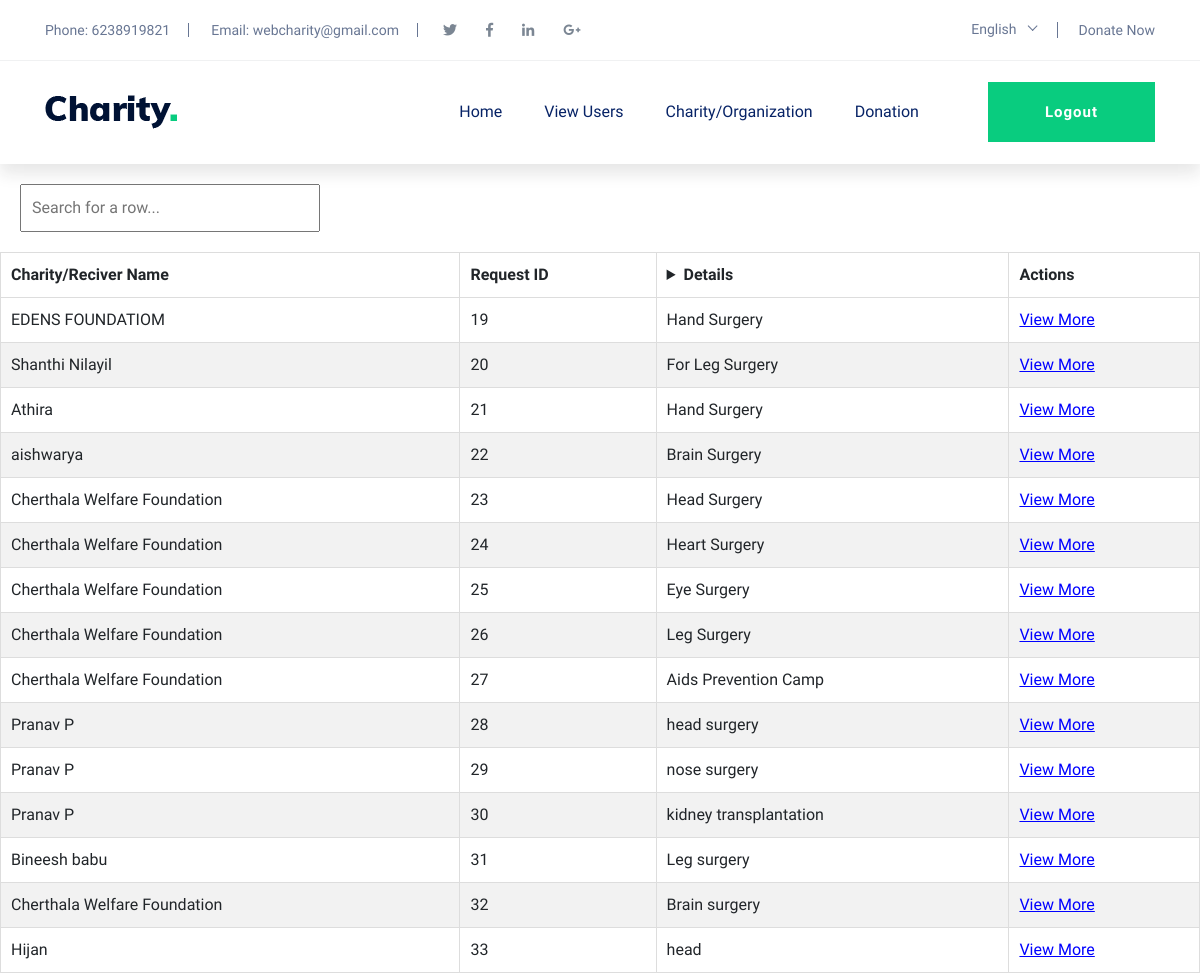
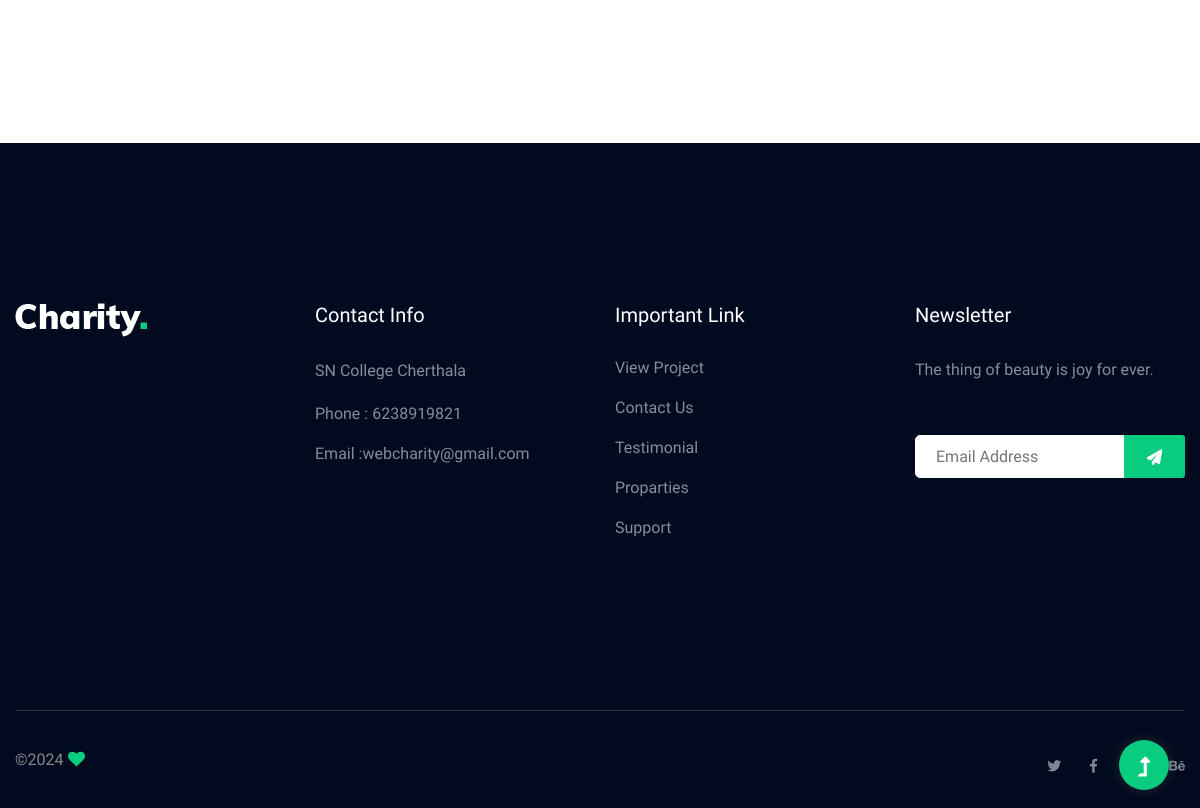
The app's page /DonationStatusAdmin/ with its own data (2 pictures, top to bottom).
### home/models.py (models this page shows)
class CharityRegistrationTBL(models.Model):
    phone=models.CharField(max_length=10,primary_key=True)
    charityName=models.CharField(max_length=40,unique=False)
    email=models.CharField(max_length=30,unique=False)
    RegistrationNumber=models.CharField(max_length=40,unique=False)
    address=models.CharField(max_length=50)

class RequestDetailsTBL(models.Model):
    DetailsId=models.AutoField(primary_key=True)
    CharityRegistrationNumber=models.CharField(max_length=10)
    Amount=models.CharField(max_length=20)
    RequiredDate=models.DateField()
    Details=models.TextField()
    Priority=models.IntegerField(default=1)
    Status=models.IntegerField()

### home/views.py (the view)
# urls.py: path('DonationStatusAdmin/',views.DonationStatusAdmin,name='DonationStatusAdmin'),
@csrf_exempt
def DonationStatusAdmin(request):
    try:
        data={}
        ob= RequestDetailsTBL.objects.filter(Status=1)
        data1={}
        datalist=[]
        for i in ob:
            n=CharityRegistrationTBL.objects.get(phone=i.CharityRegistrationNumber)
            user_data = {
                    "name": n.charityName,
                    "Reg": i.DetailsId,
                    "Details":i.Details
            }
            datalist.append(user_data)
        data["data"] = datalist
        print(data)
        return render(request,'admin/DonationStatusAdmin.html',data)
    except Exception as e:
        data={}
        print(e)
        return render(request,'admin/DonationStatusAdmin.html',data)

### templates/admin/DonationStatusAdmin.html (shortened to what this page needs)
{% load static %}
<!doctype html>
<html class="no-js" lang="zxx">
<head>
	<link rel="stylesheet" href="{% static 'assets/css/bootstrap.min.css' %}">
	<link rel="stylesheet" href="{% static 'assets/css/owl.carousel.min.css' %}">
	<link rel="stylesheet" href="{% static 'assets/css/slicknav.css' %}">
    <link rel="stylesheet" href="{% static 'assets/css/flaticon.css' %}">
    <link rel="stylesheet" href="{% static 'assets/css/progressbar_barfiller.css' %}">
    <link rel="stylesheet" href="{% static 'assets/css/gijgo.css' %}">
    <link rel="stylesheet" href="{% static 'assets/css/animate.min.css' %}">
    <link rel="stylesheet" href="{% static 'assets/css/animated-headline.css' %}">
	<link rel="stylesheet" href="{% static 'assets/css/magnific-popup.css' %}">
	<link rel="stylesheet" href="{% static 'assets/css/fontawesome-all.min.css' %}">
	<link rel="stylesheet" href="{% static 'assets/css/themify-icons.css' %}">
	<link rel="stylesheet" href="{% static 'assets/css/slick.css' %}">
	<link rel="stylesheet" href="{% static 'assets/css/nice-select.css' %}">
	<link rel="stylesheet" href="{% static 'assets/css/style.css' %}">
</head>
<body>
    <header>
        <div class="header-area">
            <div class="main-header ">
                <div class="header-top d-none d-lg-block">
                    <div class="container-fluid">
                        <div class="col-xl-12">
                            <div class="row d-flex justify-content-between align-items-center">
                                <div class="header-info-left d-flex">
                                    <ul>
                                        <li>Phone: 6238919821</li>
                                        <li>Email: webcharity@gmail.com</li>
                                    </ul>
                                    <div class="header-social">
                                        <ul>
                                            <li><a href="#"><i class="fab fa-twitter"></i></a></li>
                                            <li><a  href="#"><i class="fab fa-facebook-f"></i></a></li>
                                            <li><a href="#"><i class="fab fa-linkedin-in"></i></a></li>
                                            <li> <a href="#"><i class="fab fa-google-plus-g"></i></a></li>
                                        </ul>
                                    </div>
                                </div>
                                <div class="header-info-right d-flex align-items-center">
                                    <div class="select-this">
                                    </div>
                                    <ul class="contact-now">
                                        <li><a href="#">Donate Now</a></li>
                                    </ul>
                                </div>
                            </div>
                        </div>
                    </div>
                </div>
                <div class="header-bottom  header-sticky">
                    <div class="container-fluid">
                        <div class="row align-items-center">
                            <div class="col-xl-2 col-lg-2">
                                <div class="logo">
                                    <a href="#"><img src="{% static 'assets/img/logo/logo.png' %}" alt=""></a>
                                </div>
                            </div>
                            <div class="col-xl-10 col-lg-10">
                                <div class="menu-wrapper  d-flex align-items-center justify-content-end">
                                    <div class="main-menu d-none d-lg-block">
                                        <nav>
                                            <ul id="navigation">
                                                <li><a href="{% url 'adminhome' %}">Home</a></li>
                                                <li><a href="{% url 'ViewUser' %}">View Users</a></li>
                                                <li><a href="#">Charity/Organization</a>
                                                </li>
                                                <li><a href="#">Donation</a>
                                                </li>
                                            </ul>
                                        </nav>
                                    </div>
                                    <div class="header-right-btn d-none d-lg-block ml-20">
                                        <a href="{% url 'site' %}" class="btn header-btn">Logout</a>
                                    </div>
                                </div>
                            </div>
                            <div class="col-12">
                            </div>
                        </div>
                    </div>
                </div>
            </div>
        </div>
    </header>
    <body>
        <div class="search-container">
            <input type="text" id="searchInput" placeholder="Search for a row...">
        </div>
        <table id="dataTable">
            <thead>
                <tr>
                    <th style="padding: 10px; text-align: left;">Charity/Reciver Name</th>
                    <th style="padding: 10px; text-align: left;">Request ID</th>
                    <th style="padding: 10px; text-align: left;"><Details></th>
                    <th style="padding: 10px; text-align: left;">Actions</th>
                </tr>
            </thead>
            <tbody>
                {% for user in data %}
                <tr>
                    <td style="padding: 10px;">{{ user.name }}</td>
                    <td style="padding: 10px;">{{ user.Reg }}</td>
                    <td style="padding: 10px;">{{ user.Details }}</td>
                    <td style="padding: 10px;"><a href="#" class="view-more-link" style="text-decoration: underline; color: blue;" data-index="{{ forloop.counter0 }}" data-phone="{{ user.Reg }}">View More</a></td>
                </tr>
            {% endfor %}
            </tbody>
        </table>
        <br>  <br>
        <br>  <br>
        <br>  <br>
    </body>
    <footer>
        <div class="footer-wrapper section-bg2" data-background="{% static 'assets/img/gallery/footer_bg.png' %}">
            <div class="footer-area footer-padding">
                <div class="container">
                    <div class="row d-flex justify-content-between">
                        <div class="col-xl-3 col-lg-3 col-md-4 col-sm-6">
                        <div class="single-footer-caption mb-50">
                            <div class="single-footer-caption mb-30">
                                <div class="footer-tittle">
                                    <div class="footer-logo mb-20">
                                        <a href="index.html"><img src="{% static 'assets/img/logo/logo2_footer.png' %}" alt=""></a>
                                    </div>
                                </div>
                            </div>
                        </div>
                        </div>
                        <div class="col-xl-3 col-lg-3 col-md-4 col-sm-5">
                            <div class="single-footer-caption mb-50">
                                <div class="footer-tittle">
                                    <h4>Contact Info</h4>
                                    <ul>
                                        <li>
                                            <p>SN College Cherthala</p>
                                        </li>
                                        <li><a href="#">Phone : 6238919821</a></li>
                                        <li><a href="#">Email :webcharity@gmail.com</a></li>
                                    </ul>
                                </div>
                            </div>
                        </div>
                        <div class="col-xl-3 col-lg-3 col-md-4 col-sm-5">
                            <div class="single-footer-caption mb-50">
                                <div class="footer-tittle">
                                    <h4>Important Link</h4>
                                    <ul>
                                        <li><a href="#"> View Project</a></li>
                                        <li><a href="#">Contact Us</a></li>
                                        <li><a href="#">Testimonial</a></li>
                                        <li><a href="#">Proparties</a></li>
                                        <li><a href="#">Support</a></li>
                                    </ul>
                                </div>
                            </div>
                        </div>
                        <div class="col-xl-3 col-lg-3 col-md-4 col-sm-5">
                            <div class="single-footer-caption mb-50">
                                <div class="footer-tittle">
                                    <h4>Newsletter</h4>
                                    <div class="footer-pera footer-pera2">
                                        <p>The thing of beauty is joy for ever.</p>
                                </div>
                                <div class="footer-form" >
                                    <div id="mc_embed_signup">
                                        <form target="_blank" action="https://spondonit.us12.list-manage.com/subscribe/post?u=1462626880ade1ac87bd9c93a&amp;id=92a4423d01"
                                        method="get" class="subscribe_form relative mail_part">
                                            <input type="email" name="email" id="newsletter-form-email" placeholder="Email Address"
                                            class="placeholder hide-on-focus" onfocus="this.placeholder = ''"
                                            onblur="this.placeholder = ' Email Address '">
                                            <div class="form-icon">
                                                <button type="submit" name="submit" id="newsletter-submit"
                                                class="email_icon newsletter-submit button-contactForm"><img src="{% static 'assets/img/gallery/form.png' %}" alt=""></button>
                                            </div>
                                        </form>
                                    </div>
                                </div>
                                </div>
                            </div>
                        </div>
                    </div>
                </div>
            </div>
            <div class="footer-bottom-area">
                <div class="container">
                    <div class="footer-border">
                        <div class="row d-flex justify-content-between align-items-center">
                            <div class="col-xl-10 col-lg-9 ">
                                <div class="footer-copy-right">
                                    <p>
                                        &copy;<script>document.write(new Date().getFullYear());</script> <i class="fa fa-heart" aria-hidden="true"></i>  <a href="https://colorlib.com" target="_blank"></a>
                                         </p>
                                </div>
                            </div>
                            <div class="col-xl-2 col-lg-3">
                                <div class="footer-social f-right">
                                    <a href="#"><i class="fab fa-twitter"></i></a>
                                    <a  href="https://www.facebook.com/sai4ull"><i class="fab fa-facebook-f"></i></a>
                                    <a href="#"></a>
                                    <a href="#"><i class="fab fa-behance"></i></a>
                                </div>
                            </div>
                        </div>
                    </div>
                </div>
            </div>
        </div>
    </footer>
    <div id="back-top" >
        <a title="Go to Top" href="#"> <i class="fas fa-level-up-alt"></i></a>
    </div>
    </body>
</html>

### templates/admin/DonationStatusAdmin.html (style rules this page uses)
.search-container { margin: 20px; }
#searchInput { padding: 10px; width: 300px; }
table { border-collapse: collapse; width: 100%; }
th, td { border: 1px solid #dddddd; text-align: left; padding: 8px; }
tr:nth-child(even) { background-color: #f2f2f2; }

### records on screen
CharityRegistrationTBL: name "EDENS FOUNDATIOM"
RequestDetailsTBL: Details "Hand Surgery"
CharityRegistrationTBL: name "Shanthi Nilayil"
RequestDetailsTBL: Details "For Leg Surgery"
CharityRegistrationTBL: name "Athira"
RequestDetailsTBL: Details "Hand Surgery"
CharityRegistrationTBL: name "aishwarya"
RequestDetailsTBL: Details "Brain Surgery"
CharityRegistrationTBL: name "Cherthala Welfare Foundation" "Cherthala Welfare Foundation" "Cherthala Welfare Foundation" "Cherthala Welfare Foundation" "Cherthala Welfare Foundation" "Cherthala Welfare Foundation"
RequestDetailsTBL: Details "Head Surgery"
RequestDetailsTBL: Details "Heart Surgery"
RequestDetailsTBL: Details "Eye Surgery"
RequestDetailsTBL: Details "Leg Surgery"
RequestDetailsTBL: Details "Aids Prevention Camp"
CharityRegistrationTBL: name "Pranav P" "Pranav P" "Pranav P"
RequestDetailsTBL: Details "head surgery"
RequestDetailsTBL: Details "nose surgery"
RequestDetailsTBL: Details "kidney transplantation"
CharityRegistrationTBL: name "Bineesh babu"
RequestDetailsTBL: Details "Leg surgery"
RequestDetailsTBL: Details "Brain surgery"
CharityRegistrationTBL: name "Hijan"
RequestDetailsTBL: Details "head"

### other values on screen
{{ user.Reg }} "19" "20" "21" "22" "23" "24" "25" "26" "27" "28" "29" "30" "31" "32" "33"
